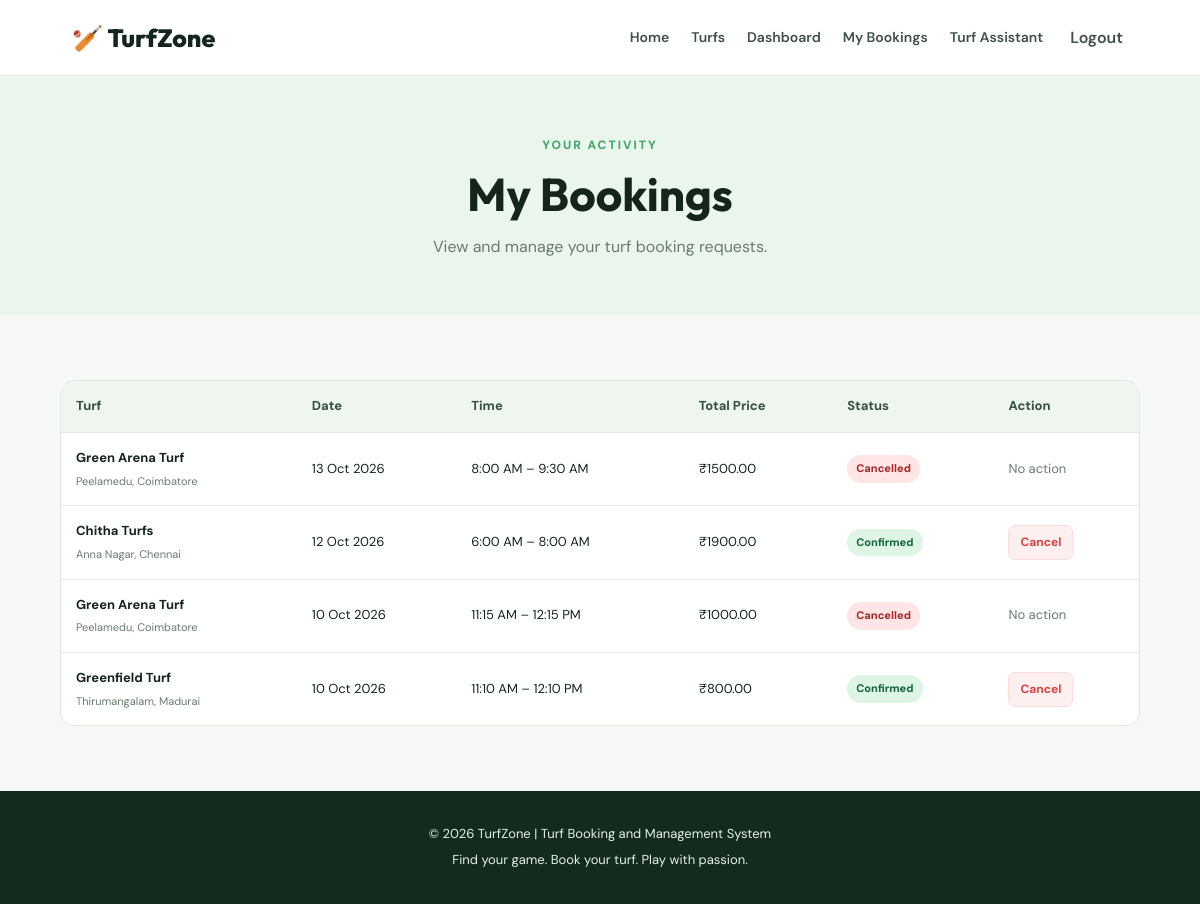
/bookings/my/ (signed in), run on the app's committed database.
### bookings/models.py (models this page shows, shortened)
class Booking(models.Model):
    class Status(models.TextChoices):
        PENDING = "PENDING", "Pending"
        CONFIRMED = "CONFIRMED", "Confirmed"
        CANCELLED = "CANCELLED", "Cancelled"
    turf = models.ForeignKey(
        Turf,
        on_delete=models.CASCADE,
        related_name="bookings",
    )
    user = models.ForeignKey(
        settings.AUTH_USER_MODEL,
        on_delete=models.CASCADE,
        related_name="bookings",
    )
    booking_date = models.DateField()
    start_time = models.TimeField()
    end_time = models.TimeField()
    total_price = models.DecimalField(max_digits=10, decimal_places=2)
    status = models.CharField(
        max_length=10,
        choices=Status.choices,
        default=Status.PENDING,
    )
    created_at = models.DateTimeField(auto_now_add=True)
    class Meta:
        ordering = ["-created_at"]
        constraints = [
            models.CheckConstraint(
                condition=Q(end_time__gt=models.F("start_time")),
                name="booking_end_after_start",
            ),
        ]

### turfs/models.py (models this page shows, shortened)
class Turf(models.Model):
    vendor = models.ForeignKey(
        settings.AUTH_USER_MODEL,
        on_delete=models.CASCADE,
        related_name="turfs",
    )
    name = models.CharField(max_length=150)
    location = models.CharField(max_length=255)
    description = models.TextField()
    price_per_hour = models.DecimalField(
        max_digits=10,
        decimal_places=2,
    )
    facilities = models.TextField(blank=True)
    opening_time = models.TimeField()
    closing_time = models.TimeField()
    image = models.ImageField(
        upload_to="turfs/",
        blank=True,
        null=True,
    )
    is_available = models.BooleanField(default=True)
    created_at = models.DateTimeField(auto_now_add=True)
    class Meta:
        ordering = ["name"]

### bookings/views.py (the view)
# urls.py: path("my/", views.my_bookings, name="my_bookings"),
@login_required
def my_bookings(request):
    bookings = Booking.objects.filter(user=request.user).select_related("turf")
    return render(request, "bookings/my_bookings.html", {
        "bookings": bookings,
    })

### templates/bookings/my_bookings.html (shortened to what this page needs)
{% extends 'base.html' %}
{% block content %}
<section class="page-banner">
    <span class="eyebrow">YOUR ACTIVITY</span>
    <h1>My Bookings</h1>
    <p>View and manage your turf booking requests.</p>
</section>
<section class="section">
    {% if bookings %}
        <div class="table-wrapper">
            <table class="data-table">
                <thead>
                    <tr>
                        <th>Turf</th>
                        <th>Date</th>
                        <th>Time</th>
                        <th>Total Price</th>
                        <th>Status</th>
                        <th>Action</th>
                    </tr>
                </thead>
                <tbody>
                    {% for booking in bookings %}
                    <tr>
                        <td>
                            <strong>{{ booking.turf.name }}</strong>
                            <small class="table-subtitle">{{ booking.turf.location }}</small>
                        </td>
                        <td>{{ booking.booking_date|date:"d M Y" }}</td>
                        <td>{{ booking.start_time|time:"g:i A" }} – {{ booking.end_time|time:"g:i A" }}</td>
                        <td>₹{{ booking.total_price }}</td>
                        <td>
                            <span class="status-badge status-{{ booking.status|lower }}">
                                {{ booking.get_status_display }}
                            </span>
                        </td>
                        <td>
                            {% if booking.status != 'CANCELLED' %}
                            <form method="post" action="{% url 'cancel_booking' booking.id %}" onsubmit="return confirm('Are you sure you want to cancel this booking?');">
                                <button type="submit" class="btn btn-danger btn-small">Cancel</button>
                            </form>
                            {% else %}
                                <span class="muted">No action</span>
                            {% endif %}
                        </td>
                    </tr>
                    {% endfor %}
                </tbody>
            </table>
        </div>
    {% endif %}
</section>
{% endblock %}

### static/css/style.css (style rules this page uses)
:root { --primary: #16834a; --primary-dark: #0d6337; --primary-light: #e8f6ed; --dark: #14251c; --muted: #6b7b71; --background: #f6f8f5; --white: #ffffff; --border: #e1e9e2; --danger: #d94141; --radius: 16px; --shadow: 0 8px 30px rgba(24, 57, 35, 0.07); }
* { box-sizing: border-box; }
body { margin: 0; background: var(--background); color: var(--dark); font-family: 'DM Sans', sans-serif; line-height: 1.6; }
h1, h2, h3, h4 { font-family: 'Outfit', sans-serif; line-height: 1.2; }
button, input, select, textarea { font: inherit; }
button, .btn { cursor: pointer; }
.eyebrow { display: inline-block; color: #40a76b; font-size: 12px; font-weight: 800; letter-spacing: 2px; margin-bottom: 12px; }
.btn { display: inline-flex; justify-content: center; align-items: center; gap: 8px; border: 1px solid transparent; border-radius: 10px; padding: 12px 20px; font-size: 14px; font-weight: 700; transition: .2s ease; }
.btn-danger { background: #fff0f0; color: var(--danger); border-color: #ffdada; }
.btn-small { padding: 7px 11px; font-size: 12px; border-radius: 7px; }
.section { width: min(1180px, 90%); margin: 0 auto; padding: 65px 0; }
.section-heading p, .muted { color: var(--muted); }
.page-banner { padding: 55px 5%; text-align: center; background: #eaf5ec; }
.page-banner h1 { font-size: clamp(32px, 4vw, 46px); margin: 0 0 12px; }
.page-banner p { color: var(--muted); margin: 0; }
.table-wrapper { overflow-x: auto; background: white; border: 1px solid var(--border); border-radius: 14px; }
.data-table { width: 100%; border-collapse: collapse; min-width: 850px; }
.data-table th, .data-table td { padding: 15px; text-align: left; border-bottom: 1px solid var(--border); font-size: 13px; }
.data-table th { background: #eff6f0; color: #385344; font-weight: 800; }
.data-table tr:last-child td { border-bottom: none; }
.table-subtitle { display: block; margin-top: 4px; color: var(--muted); font-size: 11px; }
.status-badge { display: inline-block; padding: 5px 9px; border-radius: 20px; font-size: 11px; font-weight: 800; white-space: nowrap; }
.status-confirmed { color: #17683a; background: #def5e5; }
.status-cancelled { color: #a42b2b; background: #ffe5e5; }

### data on the page
Booking: turf.name "Green Arena Turf", turf.location "Peelamedu, Coimbatore", booking_date "13 Oct 2026", start_time "8:00 AM", end_time "9:30 AM", total_price "1500.00", status "Cancelled", shows "No action"
Booking: turf.name "Chitha Turfs", turf.location "Anna Nagar, Chennai", booking_date "12 Oct 2026", start_time "6:00 AM", end_time "8:00 AM", total_price "1900.00", status "Confirmed", shows "Cancel"
Booking: turf.name "Green Arena Turf", turf.location "Peelamedu, Coimbatore", booking_date "10 Oct 2026", start_time "11:15 AM", end_time "12:15 PM", total_price "1000.00", status "Cancelled", shows "No action"
Booking: turf.name "Greenfield Turf", turf.location "Thirumangalam, Madurai", booking_date "10 Oct 2026", start_time "11:10 AM", end_time "12:10 PM", total_price "800.00", status "Confirmed", shows "Cancel"
